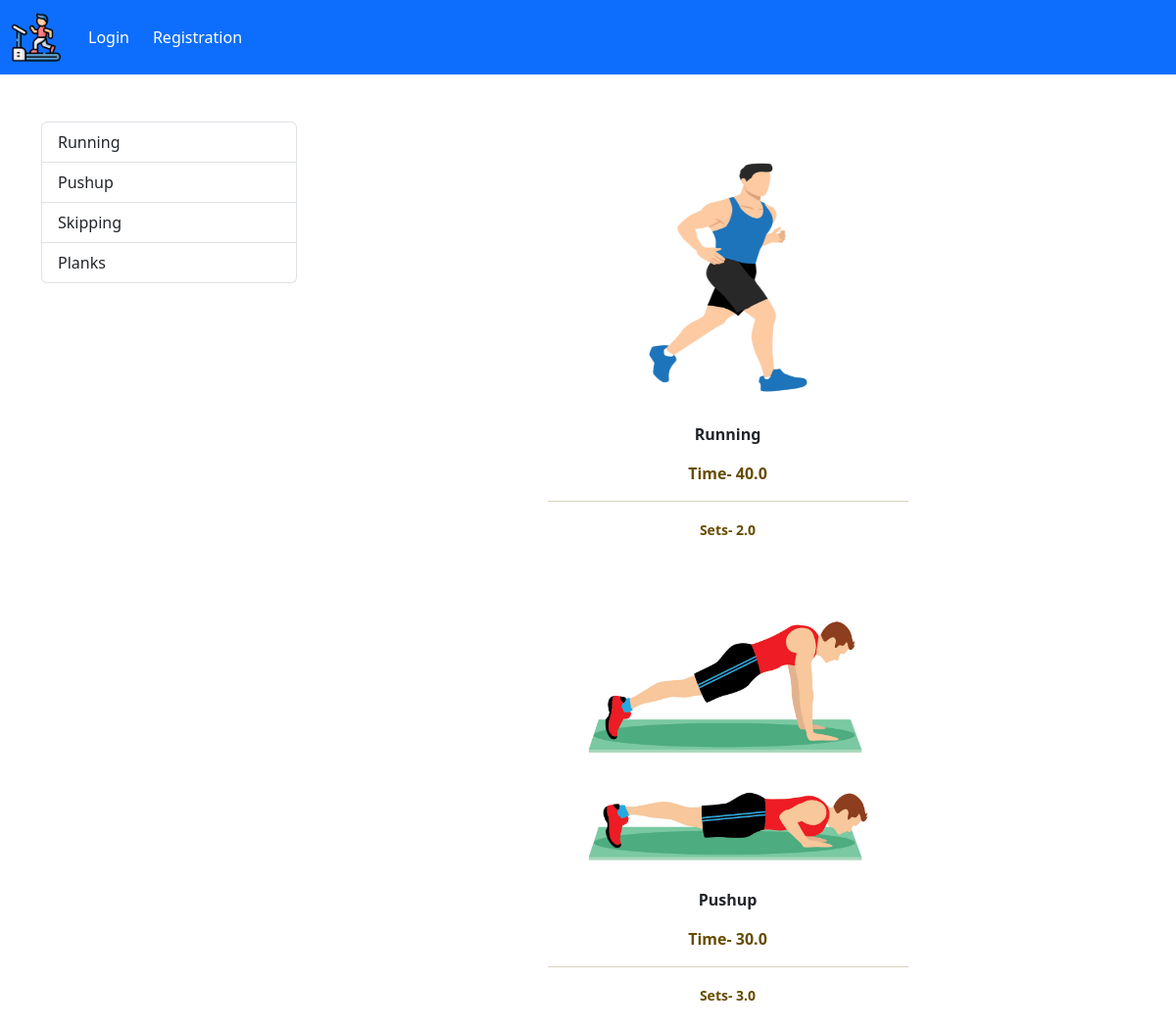
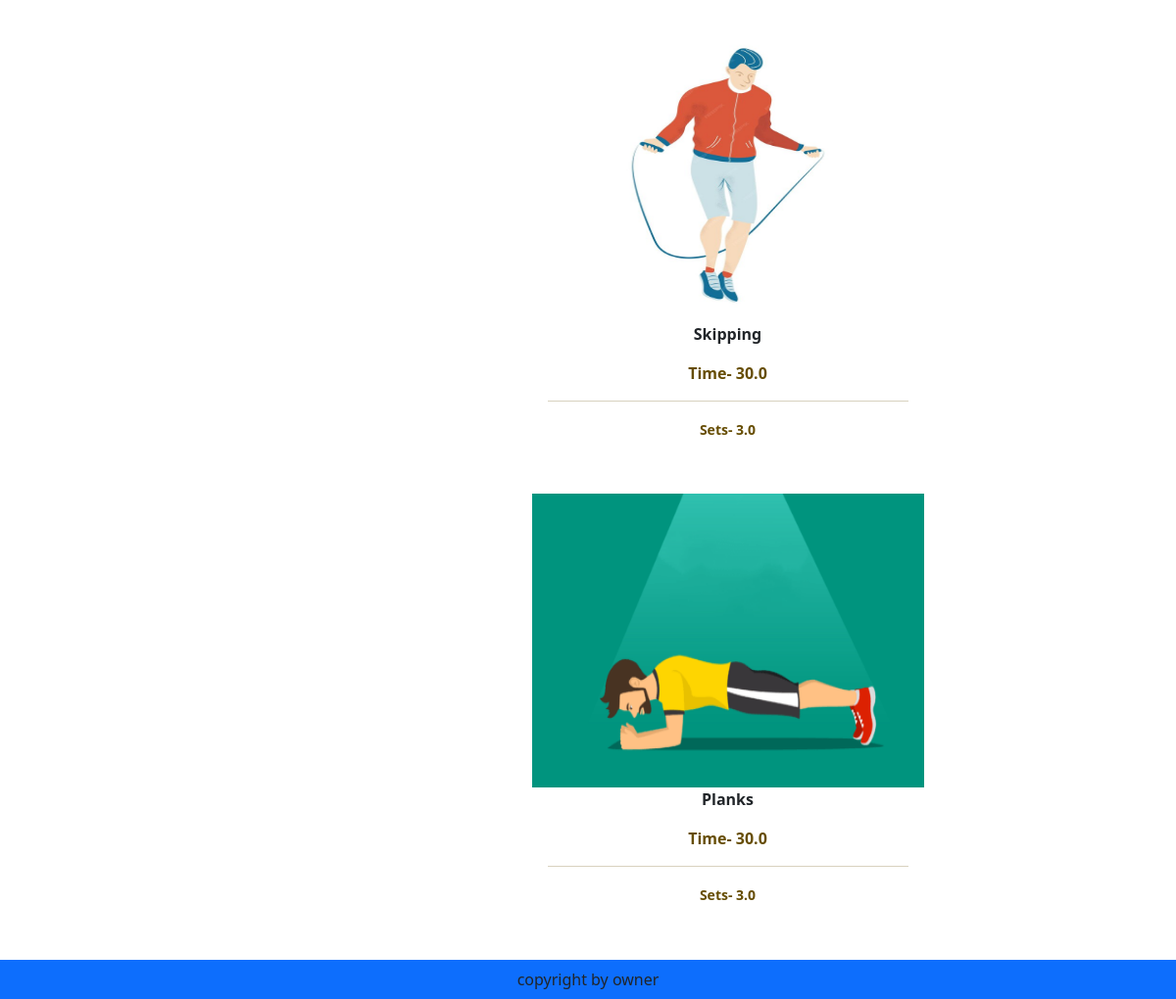
Screenshot of /category/EX with the database file from the repository (2 pictures, top to bottom).
### app/models.py (models this page shows, shortened)
class Product(models.Model):
    title = models.CharField(max_length=100)
    time = models.FloatField()
    sets = models.FloatField()
    description = models.TextField()
    category = models.CharField(choices=CATEGORY_CHOICES, max_length=2)
    product_image = models.ImageField(upload_to='product')

### app/views.py (the view)
# urls.py: path("category/<slug:val>", views.CategoryView.as_view(),name="category"),
class CategoryView(View):
    def get(self,request,val):
        product = Product.objects.filter(category=val)
        title = Product.objects.filter(category=val).values('title')
        return render(request,"app/category.html",locals())

### app/templates/app/category.html (shortened to what this page needs)
{% extends "app/base.html" %}
{% load static %}
{% block main-content %}
<div class="container my-5">
  <div class="row">
    <div class="col-sm-3">
      <div class="list-group">
        {% for val in title %}
        <a href="{% url 'category-title' val.title %}" class="list-group-item list-group-item-action" aria-current="true">{{val.title}}</a>
        {% endfor %}
      </div>
    </div>
    <div class="col-sm-9">
      <div class="row">
        {% for prod in product %}
        <div class="col text-center mb-4">
          <a href="{% url 'product-detail' prod.id %}" class="btn">
            <div>
              <img src="{{prod.product_image.url}}" width="400px" height="300px"/>
              <div class="fw-bold">{{prod.title}}</div>
              <div class="fw-bold text-warning-emphasis p-3 ">
                Time- {{prod.time}}
                <hr>
                <small class="fw-bold ">Sets- {{prod.sets}}</small>
              </div>
            </div>
          </a>
        </div>
        {% endfor %}
      </div>
    </div>
  </div>
</div>
{% endblock main-content %}

### rows the page displays
Product: product_image (picture), title "Running", time "40.0", sets "2.0"
Product: product_image (picture), title "Pushup", time "30.0", sets "3.0"
Product: product_image (picture), title "Skipping", time "30.0", sets "3.0"
Product: product_image (picture), title "Planks", time "30.0", sets "3.0"

### other values shown
{{ val.title }} "Running" "Pushup" "Skipping" "Planks"
